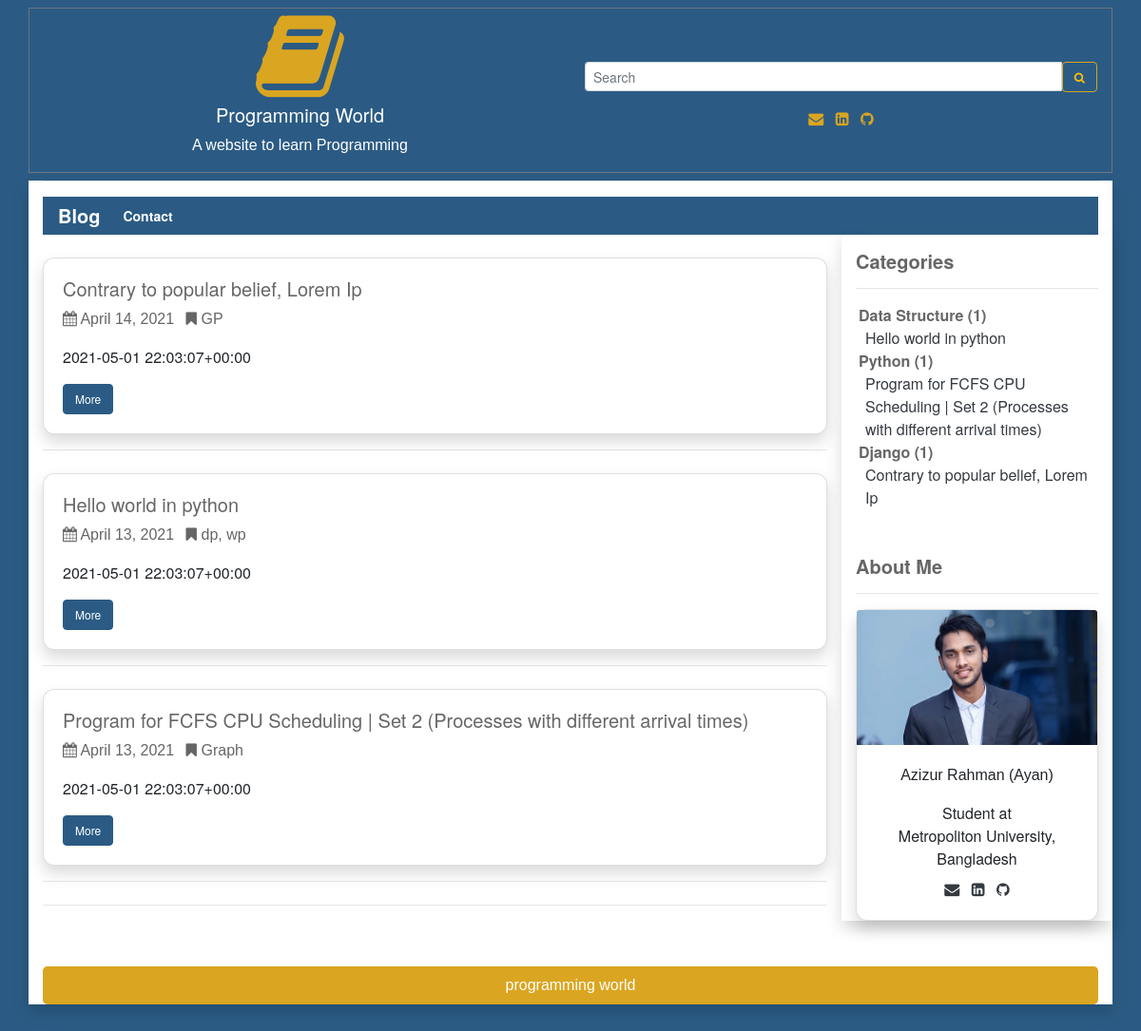
The app's page /, older data.
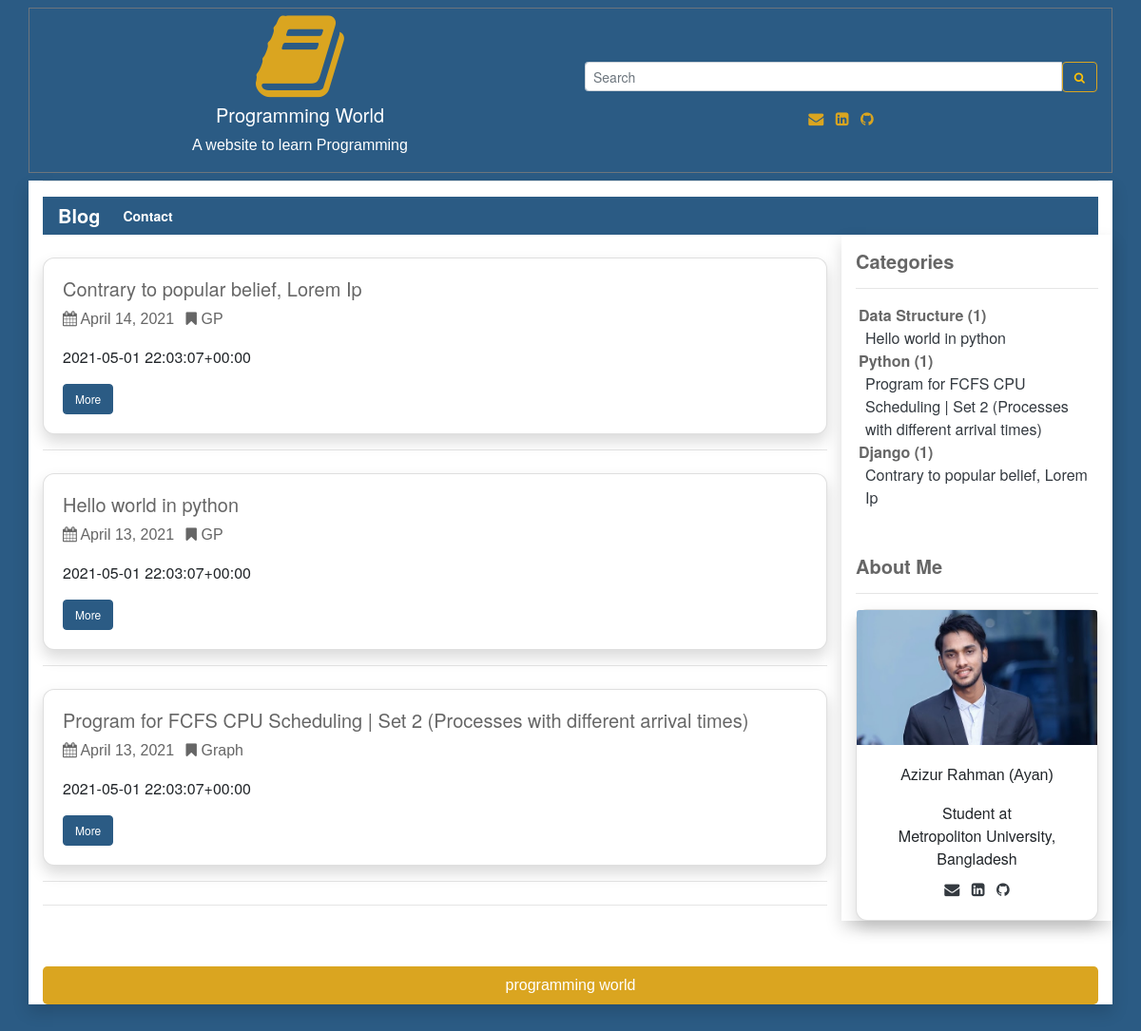
The same page, newer data.
### user_panel_1/models.py (models this page shows, shortened)
class Blog(models.Model):
    cat_name = models.ForeignKey(Category, on_delete=models.CASCADE)
    blog_priority = models.IntegerField(blank=True, null=True)
    blog_tags = models.CharField(max_length=200,  blank=True, null=True)
    blog_title = models.CharField(max_length=200)
    blog_author = models.CharField(max_length=200)
    blog_descriptions = models.CharField(max_length=600);
    blog_body = RichTextUploadingField(blank=True, null=True)
    blog_views = models.IntegerField(default=0)
    blog_date = models.DateField(auto_now_add=True, auto_now=False, blank=True)

### user_panel_1/views.py (the view)
# urls.py: path('', views.blog, name='blog'),
def blog(request):
    category = Category.objects.all()
    blog = Blog.objects.all()
    categorys = Blog.objects.all().select_related('cat_name')
    blogs = Blog.objects.all().order_by('-blog_date')
    paginator = Paginator(blogs, 10)
    page = request.GET.get('page')
    blogs = paginator.get_page(page)
    context = {
        'category': category,
        'blog': blog,
        'object_list': categorys,
        'blogs': blogs,
    }
    return render(request, 'blog.html', context)

### user_panel_1/models.py (called while the page is built)
    def __str__(self):
        return self.cat_name

### templates/blog.html (shortened to what this page needs)
{% extends 'base.html' %}
{% load static %}
{% block content %}
   {% for blogs in blogs %}
    <div class="card shadow mt-4 rounded">
    <div class="card-body">
         <h5 class="title">{{blogs.blog_title |truncatechars:100}}</h5>
         <p  class="description"><i class="fa fa-calendar" aria-hidden="true"></i> <a href="{% url 'date' blogs.blog_date %}" class="mr-2 ur description"> {{ blogs.blog_date}} </a> <i class="fa fa-bookmark" aria-hidden="true"></i>
         <a href="{% url 'tags' blogs.blog_tags %}" class="ur description">  {{ blogs.blog_tags}} </a>
                            </p>
         <div>{{blogs.blog_descriptions | safe |truncatechars:200}}</div>
         <a href="{% url 'more' blogs.id %}" class="btn btn-info mt-3">More</a>
  </div>
    </div>
    <hr>
    {% endfor %}
  <hr>
{% endblock content %}

### templates/base.html (shortened to what the changed rows need)
{% load static %}
{% load humanize %}
<!DOCTYPE html>
<html lang="en">
<head>
  <link rel="stylesheet" href="https://maxcdn.bootstrapcdn.com/bootstrap/4.5.2/css/bootstrap.min.css">
  <link rel="stylesheet"
      href="//cdnjs.cloudflare.com/ajax/libs/highlight.js/10.7.2/styles/default.min.css">
    <link
      rel="stylesheet"
      href="https://cdnjs.cloudflare.com/ajax/libs/font-awesome/4.7.0/css/font-awesome.min.css"
    />
    <link
      rel="stylesheet"
      href="{% static 'css/style.css' %}"
    />
    <link href="https://cdn.jsdelivr.net/gh/gitbrent/bootstrap4-toggle@3.6.1/css/bootstrap4-toggle.min.css" rel="stylesheet">
</head>
<body style="background:#2b5b84;">
<div class="container bg-white shadow">
<div class="row">
    <div class="col-sm-9">
    {% block content %}
    {% endblock content %}
    </div>
    <div class="col-sm-3 shadow">
     {% regroup object_list by cat_name as cat_all %}
<ul>
{% for categories in cat_all %}
    <li style="list-style-type:none; margin-left:-37px;"><strong class="title">{{ categories.grouper }} ({{ categories.list|length}}) </strong>
    <ul>
        {% for blog in categories.list %}
          <li style="list-style-type:none; margin-left:-33px;"><a href="{% url 'more' blog.id %}" class="text-dark ur">{{ blog.blog_title }}</li></a>
        {% endfor %}
    </ul>
    </li>
{% endfor %}
</ul>
    </div>
</div>
</div>
</body>
</html>

Row changes from the older to the newer data that the page shows:
changed Blog "Hello world in python": blog_tags "dp, wp" → "GP"
